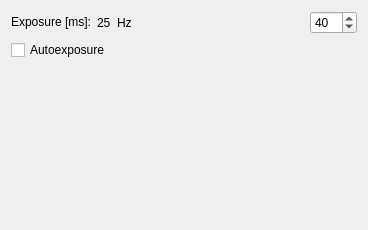
                      <widget class="QWidget" name="page_2">
                       <property name="geometry">
                        <rect>
                         <x>0</x>
                         <y>0</y>
                         <width>368</width>
                         <height>230</height>
                        </rect>
                       </property>
                       <attribute name="label">
                        <string>Exposure</string>
                       </attribute>
                       <layout class="QVBoxLayout" name="verticalLayout_6">
                        <item>
                         <layout class="QHBoxLayout" name="horizontalLayout">
                          <item>
                           <widget class="QLabel" name="exposureLabel">
                            <property name="sizePolicy">
                             <sizepolicy hsizetype="Preferred" vsizetype="Fixed">
                              <horstretch>0</horstretch>
                              <verstretch>0</verstretch>
                             </sizepolicy>
                            </property>
                            <property name="text">
                             <string>Exposure [ms]:</string>
                            </property>
                           </widget>
                          </item>
                          <item>
                           <widget class="QLabel" name="hzLabel">
                            <property name="text">
                             <string>25</string>
                            </property>
                           </widget>
                          </item>
                          <item>
                           <widget class="QLabel" name="hzPlaceholderLabel">
                            <property name="text">
                             <string>Hz</string>
                            </property>
                           </widget>
                          </item>
                          <item>
                           <spacer name="horizontalSpacer_2">
                            <property name="orientation">
                             <enum>Qt::Horizontal</enum>
                            </property>
                            <property name="sizeHint" stdset="0">
                             <size>
                              <width>40</width>
                              <height>20</height>
                             </size>
                            </property>
                           </spacer>
                          </item>
                          <item>
                           <widget class="QSpinBox" name="exposureSpinBox">
                            <property name="minimum">
                             <number>5</number>
                            </property>
                            <property name="maximum">
                             <number>500</number>
                            </property>
                            <property name="value">
                             <number>40</number>
                            </property>
                           </widget>
                          </item>
                         </layout>
                        </item>
                        <item>
                         <widget class="QCheckBox" name="autoexposureCheckbox">
                          <property name="toolTip">
                           <string>Select to adjust exposure automatically</string>
                          </property>
                          <property name="text">
                           <string>Autoexposure</string>
                          </property>
                         </widget>
                        </item>
                        <item>
                         <spacer name="verticalSpacer_4">
                          <property name="orientation">
                           <enum>Qt::Vertical</enum>
                          </property>
                          <property name="sizeHint" stdset="0">
                           <size>
                            <width>20</width>
                            <height>40</height>
                           </size>
                          </property>
                         </spacer>
                        </item>
                       </layout>
                      </widget>
